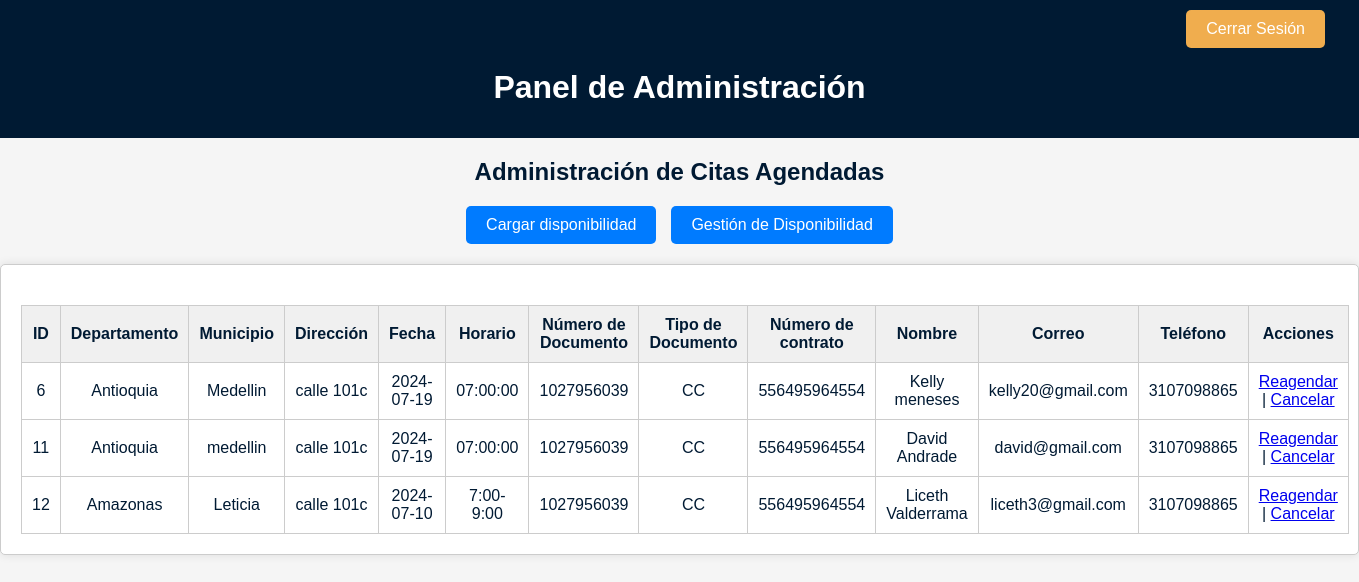
The app's page /admin_gestion.php (signed in) with its own data.
### tables this page shows
CREATE TABLE `citas` (
  `id` int(11) NOT NULL,
  `departamento` varchar(100) DEFAULT NULL,
  `municipio` varchar(100) DEFAULT NULL,
  `fecha` date DEFAULT NULL,
  `horario` varchar(20) DEFAULT NULL,
  `numero_documento` varchar(50) DEFAULT NULL,
  `tipo_documento` varchar(20) DEFAULT NULL,
  `nombre` varchar(100) DEFAULT NULL,
  `correo` varchar(100) DEFAULT NULL,
  `movil` varchar(20) DEFAULT NULL,
  `acepto_politica` tinyint(1) DEFAULT NULL,
  `numero_contrato` varchar(50) DEFAULT NULL,
  `direccion` varchar(255) DEFAULT NULL
);

### controlador/conexion.php (called while the page is built, shortened)
<?php
class PDODB
{
    private $servidor;
    private $usuario;
    private $contrasena;
    private $basededatos;
    private $conexion;
    function __construct()
    {
        $this->servidor = "localhost";
        $this->usuario = "root";
        $this->contrasena = "";
        $this->basededatos = "eyc_proyecto_pagina";
    }
    function conectar()
    {
        $opciones = array(
            PDO::MYSQL_ATTR_INIT_COMMAND => "SET NAMES utf8",
            PDO::MYSQL_ATTR_FOUND_ROWS => TRUE
        );
        try {
            $this->conexion = new PDO(
                'mysql:host=' . $this->servidor . ';dbname=' . $this->basededatos,
                $this->usuario,
                $this->contrasena,
                $opciones
            );
            $this->conexion->setAttribute(PDO::ATTR_ERRMODE, PDO::ERRMODE_EXCEPTION);
        } catch (PDOException $e) {
            die("Error en la conexión: " . $e->getMessage());
        }
    }
    function prepare($query)
    {
        try {
            return $this->conexion->prepare($query);
        } catch (PDOException $e) {
            die("Error al preparar la consulta: " . $e->getMessage());
        }
    }
    function consulta($query, $params = array())
    {
        try {
            $statement = $this->prepare($query);
            $statement->execute($params);
            return $statement->fetchAll(PDO::FETCH_ASSOC);
        } catch (PDOException $e) {
            die("Error en la consulta: " . $e->getMessage());
        }
    }
    function close()
    {
        $this->conexion = null;
    }
}
?>

### admin_gestion.php (the view, shortened to what this page needs)
<!DOCTYPE html>
<html lang="es">
<head>
    <link rel="stylesheet" href="./css/admin_gestion.css">
    <link rel="stylesheet" href="https://cdnjs.cloudflare.com/ajax/libs/fullcalendar/3.10.2/fullcalendar.min.css">
</head>
<body>
    <div class="header">
    <button type="button" class="btn btn-warning cerrar" onclick="cerrarSesion()">Cerrar Sesión</button>
        <h1>Panel de Administración</h1>
    </div>
    <h2><center>Administración de Citas Agendadas</center></h2>
    <div class="menu">
        <a href="./cargarDisponibilidad.php">Cargar disponibilidad</a>
        <a href="./admin_disponibilidad.php">Gestión de Disponibilidad</a>
    </div>
    <div class="content">
        <div class="table-container">
            <table>
                <thead>
                    <tr>
                        <th>ID</th>
                        <th>Departamento</th>
                        <th>Municipio</th>
                        <th>Dirección</th>
                        <th>Fecha</th>
                        <th>Horario</th>
                        <th>Número de Documento</th>
                        <th>Tipo de Documento</th>
                        <th>Número de contrato</th>
                        <th>Nombre</th>
                        <th>Correo</th>
                        <th>Teléfono</th>
                        <th>Acciones</th>
                    </tr>
                </thead>
                <tbody id="citas-table">
                    <?php
                    include_once './controlador/conexion.php';
                    $pdo = new PDODB();
                    $pdo->conectar();
                    $query = "SELECT * FROM citas";
                    $citas = $pdo->consulta($query);
                    if ($citas) {
                        foreach ($citas as $cita) {
                            echo "<tr>";
                            echo "<td>" . $cita['id'] . "</td>";
                            echo "<td>" . $cita['departamento'] . "</td>";
                            echo "<td>" . $cita['municipio'] . "</td>";
                            echo "<td>" . $cita['direccion'] . "</td>";
                            echo "<td>" . $cita['fecha'] . "</td>";
                            echo "<td>" . $cita['horario'] . "</td>";
                            echo "<td>" . $cita['numero_documento'] . "</td>";
                            echo "<td>" . $cita['tipo_documento'] . "</td>";
                            echo "<td>" . $cita['numero_contrato'] . "</td>";
                            echo "<td>" . $cita['nombre'] . "</td>";
                            echo "<td>" . $cita['correo'] . "</td>";
                            echo "<td>" . $cita['movil'] . "</td>";
                            echo "<td>";
                            echo "<a href='javascript:void(0);' onclick='reagendar(" . $cita['id'] . ")'>Reagendar</a> | ";
                            echo "<a href='javascript:void(0);' onclick='cancelar(" . $cita['id'] . ")'>Cancelar</a>";
                            echo "</td>";
                            echo "</tr>";
                        }
                    } else {
                        echo "<tr><td colspan='13'>No hay citas agendadas.</td></tr>";
                    }
                    ?>
                </tbody>
            </table>
        </div>
    </div>
</body>
</html>

### css/admin_gestion.css (style rules this page uses)
body { font-family: Arial, sans-serif; background-color: #f5f5f5; color: #001a33; margin: 0; padding: 0; }
.header { background-color: #001a33; color: #fff; text-align: center; padding: 10px 0; margin-bottom: 20px; }
.menu { display: flex; justify-content: center; margin-bottom: 20px; }
.menu a { color: #fff; text-decoration: none; padding: 10px 20px; background-color: #007bff; border-radius: 5px; transition: background-color 0.3s ease; margin-right: 15px; }
.menu a:last-child { margin-right: 0; }
.content { padding: 20px; background-color: #fff; border: 1px solid #ccc; border-radius: 5px; box-shadow: 0 0 10px rgba(0, 0, 0, 0.1); }
.table-container { margin-top: 20px; }
table { width: 100%; border-collapse: collapse; }
table th, table td { padding: 10px; text-align: center; border: 1px solid #ccc; }
table th { background-color: #f0f0f0; }
table td { background-color: #fff; }
.btn { font-family: Arial, sans-serif; font-size: 16px; padding: 10px 20px; border: none; border-radius: 5px; cursor: pointer; transition: background-color 0.3s ease; }
.btn-warning { background-color: #f0ad4e; color: white; }
.cerrar { margin-left: 87%; margin-right: 30px; }

### records on screen
citas: id "6", departamento "Antioquia", municipio "Medellin", direccion "calle 101c", fecha "2024-07-19", horario "07:00:00", numero_documento "1027956039", tipo_documento "CC", numero_contrato "556495964554", nombre "Kelly meneses", correo "kelly20@gmail.com", movil "3107098865"
citas: id "11", departamento "Antioquia", municipio "medellin", direccion "calle 101c", fecha "2024-07-19", horario "07:00:00", numero_documento "1027956039", tipo_documento "CC", numero_contrato "556495964554", nombre "David Andrade", correo "david@gmail.com", movil "3107098865"
citas: id "12", departamento "Amazonas", municipio "Leticia", direccion "calle 101c", fecha "2024-07-10", horario "7:00-9:00", numero_documento "1027956039", tipo_documento "CC", numero_contrato "556495964554", nombre "Liceth Valderrama", correo "liceth3@gmail.com", movil "3107098865"
